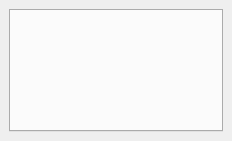
<?xml version="1.0" encoding="UTF-8"?>
<ui version="4.0">
 <class>GeoJsonUaDockWidgetBase</class>
 <widget class="QDockWidget" name="json_ua">
  <property name="geometry">
   <rect>
    <x>0</x>
    <y>0</y>
    <width>232</width>
    <height>141</height>
   </rect>
  </property>
  <property name="windowTitle">
   <string>json_ua</string>
  </property>
  <widget class="QWidget" name="dockWidgetContents">
   <layout class="QGridLayout" name="gridLayout">
    <item row="0" column="0">
     <widget class="QTabWidget" name="layerGroupsTabs"/>
    </item>
   </layout>
  </widget>
 </widget>
 <resources/>
 <connections/>
</ui>
